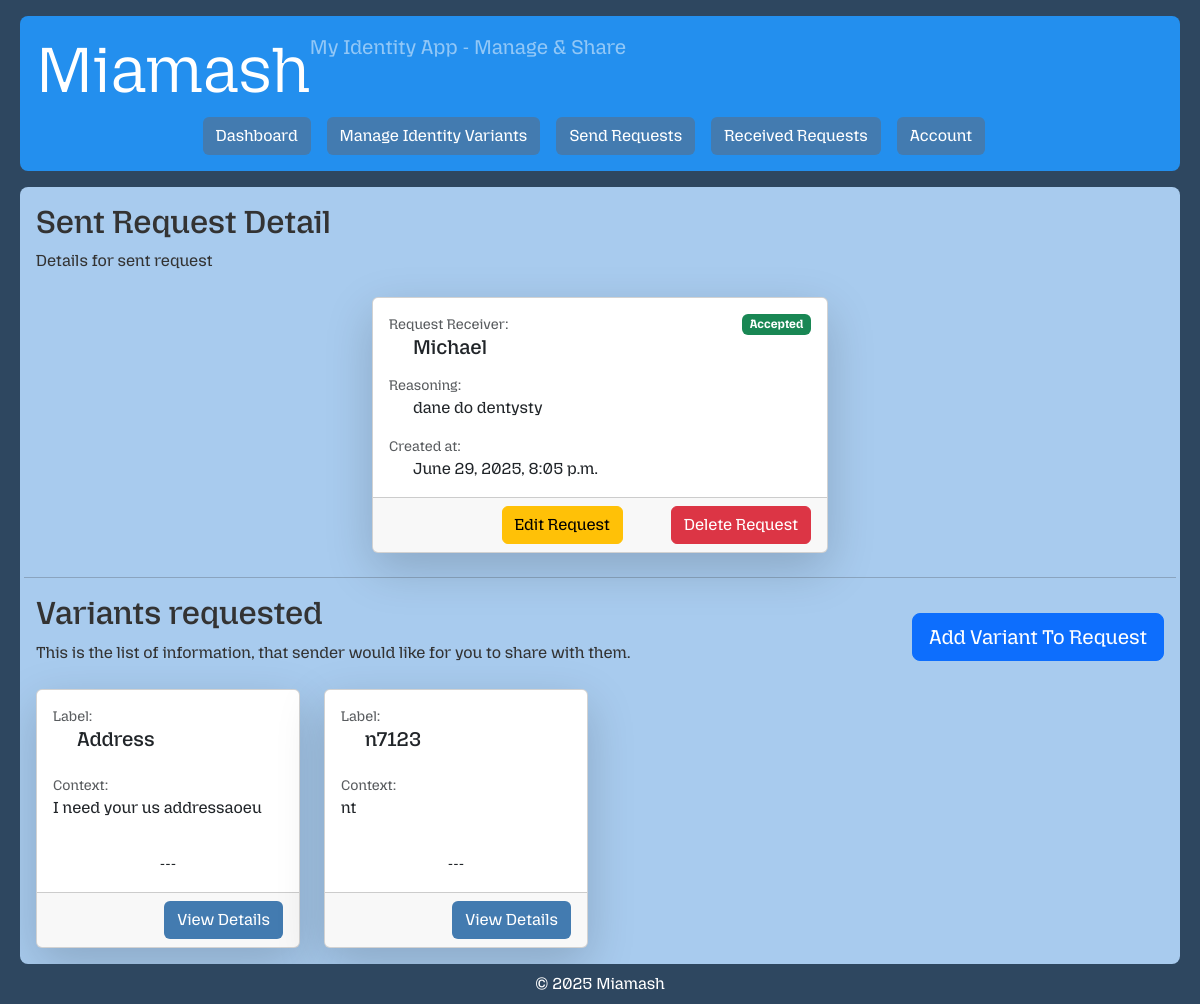
The app's page /request/send/1/ (signed in) with its own data.
### core/models.py (models this page shows, shortened)
class Request(models.Model):
    sender = models.ForeignKey(User, on_delete=models.CASCADE, related_name='requests_sent')
    receiver = models.ForeignKey(User, on_delete=models.CASCADE, related_name='requests_received')
    request_reasoning = models.TextField(blank=True)
    created_at = models.DateTimeField(auto_now_add=True)
    class Status(models.TextChoices):
        PENDING = 'pending', 'Pending'
        ACCEPTED = 'accepted', 'Accepted'
        DENIED = 'denied', 'Denied'
    status = models.CharField(max_length=10, choices=Status.choices, default=Status.PENDING)

class RequestIdentityVariant(models.Model):
    request = models.ForeignKey(Request, on_delete=models.CASCADE, related_name='request_identity_variants')
    label = models.CharField(max_length=50)
    context = models.TextField(blank=True)
    profile_link = models.ForeignKey(ProfileIdentityVariant,null=True, blank=True, on_delete=models.SET_NULL)

### web/views.py (the view)
# urls.py: path('request/send/<int:pk>/', RequestSendDetailView.as_view(), name='request-send-detail'),
class RequestSendDetailView(RequestSenderPermissionMixin, DetailView):
    template_name = 'private/request_send_detail.html'
    context_object_name = 'send_request'
    def get_context_data(self, **kwargs):
        context = super().get_context_data(**kwargs)
        requestObject = self.get_object() # Request as model, not django request object
        context['request_identity_variants'] = requestObject.request_identity_variants.all() # type: ignore
        return context

### web/permissions.py (called while the page is built)
    def get_queryset(self):
        return self.model.objects.filter(sender=self.request.user)

### web/templates/private/request_send_detail.html (shortened to what this page needs)
{% extends "private/base.html" %}
{% block content %}
<div class="row align-items-center mb-2">
    <div class="col">
        <h2>Sent Request Detail</h2>
        <p>Details for sent request</p>
    </div>
</div>
<div class="row justify-content-center">
    <div class="col-md-8 col-lg-6 col-xl-5">
        <div class="card shadow-lg m">
            <div class="card-body">
                <div class="d-flex justify-content-between">
                    <div>
                        <p class="text-muted mb-0 small">Request Receiver:</p>
                    </div>
                    {% if send_request.status == "accepted" %}
                    <span class="badge bg-success">Accepted</span>
                    {% endif %}
                </div>
                <h5 class="card-text ps-4">{{ send_request.receiver }}</h5>
                <p class="text-muted mb-0 mt-3 small">Reasoning:</p>
                <p class="card-text ps-4">{{ send_request.request_reasoning }}</p>
                <p class="text-muted mb-0 small">Created at:</p>
                <p class="card-text ps-4">{{ send_request.created_at }}</p>
            </div>
            <div class="card-footer d-flex gap-4 justify-content-end">
                <span>
                    <a class="btn btn-warning me-4" href="{% url 'request-send-update' send_request.id %}">Edit Request</a>
                </span>
                <span>
                    <form method="POST" action="{% url 'request-send-delete' send_request.id %}">
                        <button class="btn btn-danger" type="submit" onclick="return confirm('Are you sure you want to delete this request?');">
                            Delete Request
                        </button>
                    </form>
                </span>
            </div>
        </div>
    </div>
</div>
<div class="row align-items-center mb-2 mt-4">
    <hr>
    <div class="col">
        <h2>Variants requested</h2>
        <p>This is the list of information, that sender would like for you to share with them.</p>
    </div>
    <div class="col-auto">
            <a class="btn btn-primary btn-lg" href="{% url 'request-send-request-identity-variant-create' send_request.id %}">Add Variant To Request</a>
        </div>
    </div>
{% if request_identity_variants %}
        <div class="row row-cols-1 row-cols-sm-1 row-cols-md-2 row-cols-lg-3 row-cols-xl-4 row-cols-xxl-5  g-4">
            {% for variant in request_identity_variants %}
                <div class="col">
                    <div class="card h-100 mb-3 shadow-lg">
                        <div class="card-body d-flex flex-column">
                            <p class="text-muted mb-0 small">Label:</p>
                            <h5 class="card-text ps-4 ">{{ variant.label }}</h5>
                            <p class="text-muted mb-0 mt-3 small">Context:</p>
                            <p class="card-text">{{ variant.context }}</p>
                            <div class="flex-grow-1"></div>
                            {% if variant.profile_link %}
                            <h5 class="card-text text-center"> {{variant.profile_link.variant}}</h5>
                            {% else %}
                            <p class="card-text text-center">---</p>
                            {% endif %}
                        </div>
                        <div class="card-footer text-end">
                            <a class="btn btn-blue" href="{% url 'request-send-request-identity-variant-detail' variant.request.id variant.id %}"">View Details</a>
                        </div>
                    </div>
                </div>
            {% endfor %}
        </div>
    {% else %}
        <div class="text-center mt-4">
            <p>Person sending the request hasn't added fields for information they need. They still might add them later.</p>
        </div>
    {% endif %}
{% endblock %}

### web/static/css/private/base.css (style rules this page uses)
body { font-family: 'MozillaHeadline', Arial, sans-serif; color: #333; background-color: rgb(46, 71, 96); height: 100vh; display: flex; flex-direction: column; }
.btn-blue { background-color: #437bb0; color: white; }

### records on screen
Request: receiver "Michael", request_reasoning "dane do dentysty", created_at "June 29, 2025, 8:05 p.m."
RequestIdentityVariant: label "Address", context "I need your us addressaoeu"
RequestIdentityVariant: label "n7123", context "nt"
